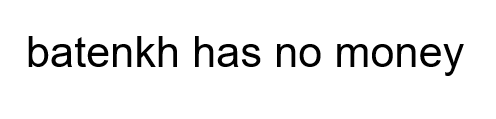
#> input picture example/test.png, 496 x 119 px, found by its file name
$ python preprocess.py
#> lines starting #> are read from the running program, lines starting #| are printed output that depends on the picture; after the words box and inside, x2 and y2 are one past the last pixel; in counts of white or black regions, pixels touching at a corner belong together
### converter.py
import cv2
import os
import numpy as np
import preprocess

#zuragnii path avaad ugsun txt file-d binary dursleliig bichne
def converter(image_path="alphabet\\images\\a.png", end_path="alphabet\\binary\\output_array.txt"):

    #har, tsagaan bolon saraal bolgoj huvirgana
#> called with image_path = 'example\\test.png', end_path = 'example\\output.txt'
    img = cv2.imread(image_path, cv2.IMREAD_GRAYSCALE)
#> img is the input picture: shape (119, 496); min 0, max 255, mean 238.6

    #budeg saarliig tsagaan, tod saarliig har gej uzeed 0,1 eer durslene
    _, binary_img = cv2.threshold(img, 128, 1, cv2.THRESH_BINARY)
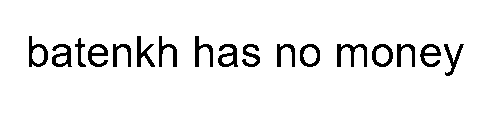
#> binary_img: shape (119, 496); values 0 (black) and 1 (white), 93.7% white; 17 black regions, largest, box (x1, y1, x2, y2) and area: (337, 44, 367, 67) 291, (29, 36, 48, 67) 245, (218, 44, 238, 67) 244

    #durslelee hadgalna
    np.savetxt(end_path, binary_img, fmt="%d")

#26n usgee bugdiig ni durslene
# [11 lines left out: function main, not called in this run]

# [2 lines that do not run on import are left out]

### preprocess.py
import converter
import os
import numpy as np


#binary dursleliig matrix-d hadgalna
def read_binary(file_path):
    binary_matrix = np.loadtxt(file_path, dtype=int)
    return binary_matrix

# [77 lines left out: functions splitter, remove_space, main, not called in this run]
if __name__ == "__main__":
    main()
